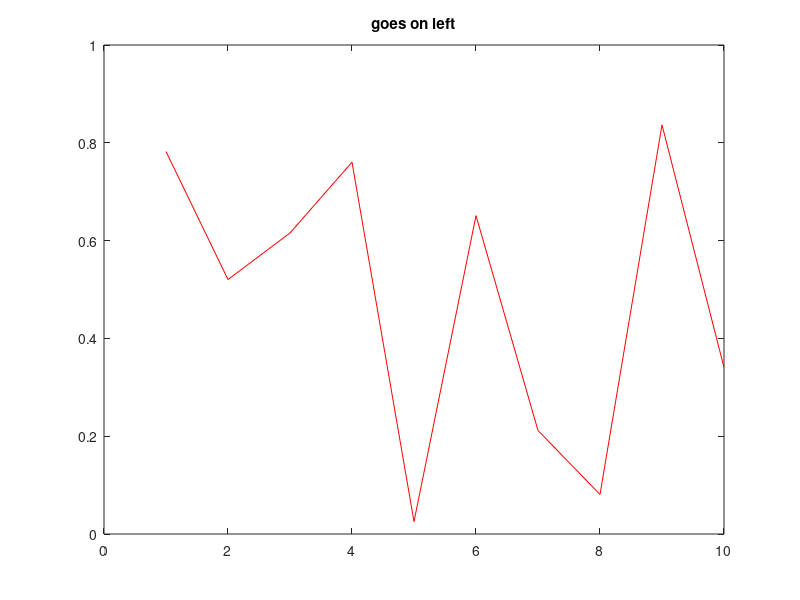
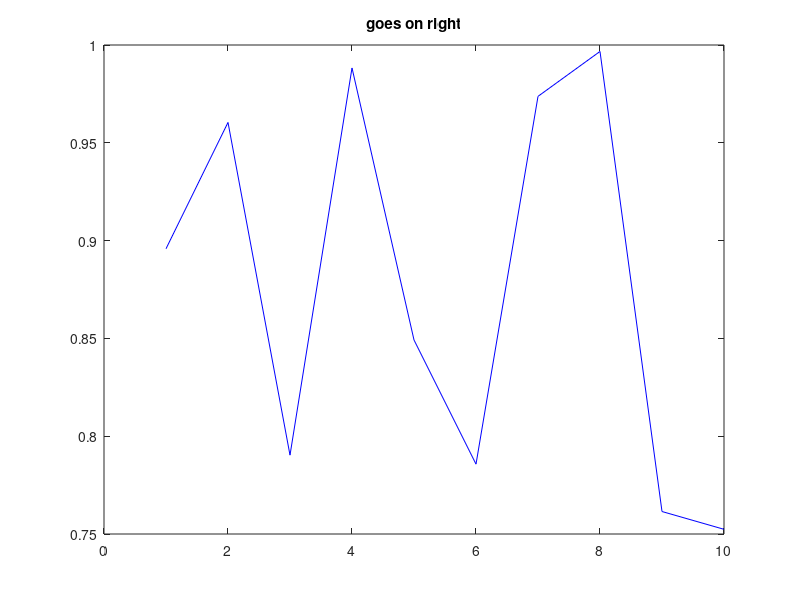

Write MATLAB code to recreate these figures, in order. (Note: this script raises an error after producing the figures.)
close all;
% create two figures, rescale and position them
hfigl = figure; plot(sin(rand(10,1)),'r'); title('goes on left');
hfigr = figure; plot(cos(rand(10,1)),'b'); title('goes on right');
upperfracpos(hfigl , hfigr , 0.5);
% now rescale the figures to a smaller proportion
upperfracpos(hfigl , hfigr , 0.2);
% this is just to bring the rescaled figures in the screen foreground
figure(hfigl); figure(hfigr);
close all
save tempfileWS